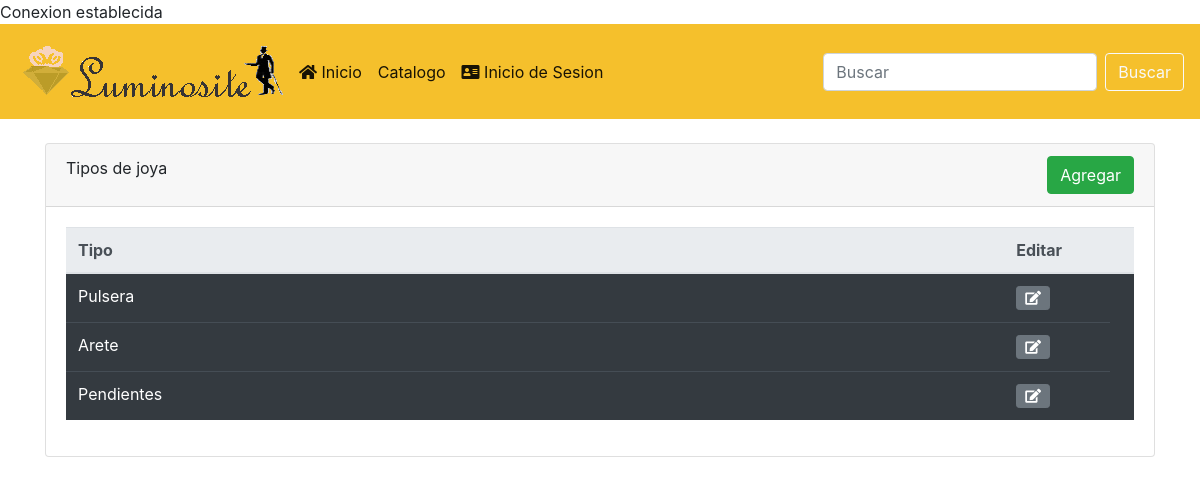
Page /tipo_de_joya.php on the committed database.
### tables this page shows
CREATE TABLE `tipo_de_joya` (
  `id_tipo_de_joya` int(11) NOT NULL AUTO_INCREMENT,
  `tipo_joya` varchar(20) DEFAULT NULL,
  PRIMARY KEY (`id_tipo_de_joya`)
);

### tipo_de_joya.php (the view, shortened to what this page needs)
<?php
require_once './conexion.php';
?>
<!DOCTYPE html>
<html lang="es-MX">
<head>
    <link rel="stylesheet" href="css/bootstrap.min.css">
    <link rel="stylesheet" href="css/all.min.css">
</head>
<body>
<?php require_once('./menu.php'); ?>
    <div class="container mt-4">
        <div class="card">
            <div class="card-header">
                Tipos de joya
                <a href="tipo_de_joya_formulario.php"class="btn btn-success float-right">Agregar</a>
            </div>
            <div class="card-body">
                <table class="table table-dark table table-hover">
                    <thead class="thead-light">
                        <tr>
                            <th style="width: 90%;" scope="col">Tipo</th>
                            <th style="width: 10%;" scope="col">Editar</th>
                            <th style="width: 10%;" scope="col"></th>
                        </tr>
                    </thead>
                    <tbody>
                    <?php
                        $sql = 'select id_tipo_de_joya, tipo_joya from tipo_de_joya order by id_tipo_de_joya asc';
                        foreach ($conexion->query($sql) as $registro) {
                            $registro['tipo_joya'] = htmlentities($registro['tipo_joya']);
                            $registro['id_tipo_de_joya'] = htmlentities($registro['id_tipo_de_joya']);
                        echo <<<fin
                        <tr>
                            <td scope="row">{$registro['tipo_joya']}</td>
                            <td>
                                <a class="btn btn-secondary btn-sm" href="tipo_de_joya_editar.php?id_tipo_de_joya={$registro['id_tipo_de_joya']}"><i class="fa fa-edit"></i></a>
                            </td>
                        </tr>
fin;
                }
                        ?>
                    </tbody>
                </table>
            </div>
        </div>
    </div>
</body>
</html>

### rows in the picture
tipo_de_joya: tipo_joya "Pulsera"
tipo_de_joya: tipo_joya "Arete"
tipo_de_joya: tipo_joya "Pendientes"
